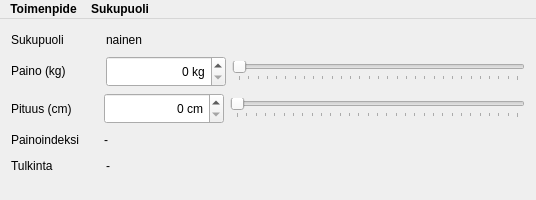
<?xml version="1.0" encoding="UTF-8"?>
<ui version="4.0">
 <class>Painoindeksilaskin</class>
 <widget class="QMainWindow" name="Painoindeksilaskin">
  <property name="geometry">
   <rect>
    <x>0</x>
    <y>0</y>
    <width>536</width>
    <height>200</height>
   </rect>
  </property>
  <property name="sizePolicy">
   <sizepolicy hsizetype="Preferred" vsizetype="Preferred">
    <horstretch>0</horstretch>
    <verstretch>0</verstretch>
   </sizepolicy>
  </property>
  <property name="minimumSize">
   <size>
    <width>270</width>
    <height>198</height>
   </size>
  </property>
  <property name="windowTitle">
   <string>Painoindeksilaskin</string>
  </property>
  <widget class="QWidget" name="centralWidget">
   <property name="sizePolicy">
    <sizepolicy hsizetype="Preferred" vsizetype="Preferred">
     <horstretch>0</horstretch>
     <verstretch>0</verstretch>
    </sizepolicy>
   </property>
   <property name="minimumSize">
    <size>
     <width>0</width>
     <height>0</height>
    </size>
   </property>
   <layout class="QFormLayout" name="formLayout">
    <item row="0" column="0">
     <layout class="QHBoxLayout" name="horizontalLayout_5">
      <item>
       <widget class="QLabel" name="label_sukupuoli_const">
        <property name="text">
         <string>Sukupuoli</string>
        </property>
       </widget>
      </item>
      <item>
       <spacer name="horizontalSpacer_5">
        <property name="orientation">
         <enum>Qt::Horizontal</enum>
        </property>
        <property name="sizeType">
         <enum>QSizePolicy::Fixed</enum>
        </property>
        <property name="sizeHint" stdset="0">
         <size>
          <width>36</width>
          <height>20</height>
         </size>
        </property>
       </spacer>
      </item>
      <item>
       <widget class="QLabel" name="label_sukupuoli">
        <property name="text">
         <string>nainen</string>
        </property>
       </widget>
      </item>
     </layout>
    </item>
    <item row="3" column="0">
     <layout class="QHBoxLayout" name="horizontalLayout_3">
      <item>
       <widget class="QLabel" name="label_painoindeksi_const">
        <property name="text">
         <string>Painoindeksi</string>
        </property>
       </widget>
      </item>
      <item>
       <spacer name="horizontalSpacer">
        <property name="orientation">
         <enum>Qt::Horizontal</enum>
        </property>
        <property name="sizeHint" stdset="0">
         <size>
          <width>19</width>
          <height>20</height>
         </size>
        </property>
       </spacer>
      </item>
      <item>
       <widget class="QLabel" name="label_painoindeksi">
        <property name="sizePolicy">
         <sizepolicy hsizetype="Preferred" vsizetype="Preferred">
          <horstretch>0</horstretch>
          <verstretch>0</verstretch>
         </sizepolicy>
        </property>
        <property name="text">
         <string>-</string>
        </property>
       </widget>
      </item>
     </layout>
    </item>
    <item row="4" column="0">
     <layout class="QHBoxLayout" name="horizontalLayout_4">
      <item>
       <widget class="QLabel" name="label_tulkinta_const">
        <property name="text">
         <string>Tulkinta</string>
        </property>
       </widget>
      </item>
      <item>
       <spacer name="horizontalSpacer_2">
        <property name="orientation">
         <enum>Qt::Horizontal</enum>
        </property>
        <property name="sizeHint" stdset="0">
         <size>
          <width>47</width>
          <height>20</height>
         </size>
        </property>
       </spacer>
      </item>
      <item>
       <widget class="QLabel" name="label_tulkinta">
        <property name="text">
         <string>-</string>
        </property>
       </widget>
      </item>
     </layout>
    </item>
    <item row="1" column="0" colspan="2">
     <layout class="QHBoxLayout" name="horizontalLayout">
      <item>
       <widget class="QLabel" name="label_paino">
        <property name="sizePolicy">
         <sizepolicy hsizetype="Fixed" vsizetype="Fixed">
          <horstretch>0</horstretch>
          <verstretch>0</verstretch>
         </sizepolicy>
        </property>
        <property name="text">
         <string>Paino (kg)</string>
        </property>
       </widget>
      </item>
      <item>
       <spacer name="horizontalSpacer_4">
        <property name="orientation">
         <enum>Qt::Horizontal</enum>
        </property>
        <property name="sizeType">
         <enum>QSizePolicy::Fixed</enum>
        </property>
        <property name="sizeHint" stdset="0">
         <size>
          <width>34</width>
          <height>20</height>
         </size>
        </property>
       </spacer>
      </item>
      <item>
       <widget class="QSpinBox" name="spinBox_paino">
        <property name="sizePolicy">
         <sizepolicy hsizetype="Fixed" vsizetype="Fixed">
          <horstretch>0</horstretch>
          <verstretch>0</verstretch>
         </sizepolicy>
        </property>
        <property name="minimumSize">
         <size>
          <width>120</width>
          <height>31</height>
         </size>
        </property>
        <property name="sizeIncrement">
         <size>
          <width>0</width>
          <height>0</height>
         </size>
        </property>
        <property name="alignment">
         <set>Qt::AlignRight|Qt::AlignTrailing|Qt::AlignVCenter</set>
        </property>
        <property name="suffix">
         <string> kg</string>
        </property>
        <property name="maximum">
         <number>300</number>
        </property>
       </widget>
      </item>
      <item>
       <widget class="QSlider" name="slider_paino">
        <property name="enabled">
         <bool>true</bool>
        </property>
        <property name="sizePolicy">
         <sizepolicy hsizetype="Expanding" vsizetype="Fixed">
          <horstretch>0</horstretch>
          <verstretch>0</verstretch>
         </sizepolicy>
        </property>
        <property name="layoutDirection">
         <enum>Qt::LeftToRight</enum>
        </property>
        <property name="autoFillBackground">
         <bool>true</bool>
        </property>
        <property name="maximum">
         <number>300</number>
        </property>
        <property name="pageStep">
         <number>10</number>
        </property>
        <property name="sliderPosition">
         <number>0</number>
        </property>
        <property name="orientation">
         <enum>Qt::Horizontal</enum>
        </property>
        <property name="invertedAppearance">
         <bool>false</bool>
        </property>
        <property name="invertedControls">
         <bool>false</bool>
        </property>
        <property name="tickPosition">
         <enum>QSlider::TicksBelow</enum>
        </property>
        <property name="tickInterval">
         <number>10</number>
        </property>
       </widget>
      </item>
     </layout>
    </item>
    <item row="2" column="0" colspan="2">
     <layout class="QHBoxLayout" name="horizontalLayout_2">
      <item>
       <widget class="QLabel" name="label_pituus">
        <property name="text">
         <string>Pituus (cm)</string>
        </property>
       </widget>
      </item>
      <item>
       <spacer name="horizontalSpacer_3">
        <property name="orientation">
         <enum>Qt::Horizontal</enum>
        </property>
        <property name="sizeType">
         <enum>QSizePolicy::Fixed</enum>
        </property>
        <property name="sizeHint" stdset="0">
         <size>
          <width>26</width>
          <height>20</height>
         </size>
        </property>
       </spacer>
      </item>
      <item>
       <widget class="QSpinBox" name="spinBox_pituus">
        <property name="minimumSize">
         <size>
          <width>120</width>
          <height>31</height>
         </size>
        </property>
        <property name="alignment">
         <set>Qt::AlignRight|Qt::AlignTrailing|Qt::AlignVCenter</set>
        </property>
        <property name="suffix">
         <string> cm</string>
        </property>
        <property name="maximum">
         <number>300</number>
        </property>
       </widget>
      </item>
      <item>
       <widget class="QSlider" name="slider_pituus">
        <property name="maximum">
         <number>300</number>
        </property>
        <property name="orientation">
         <enum>Qt::Horizontal</enum>
        </property>
        <property name="tickPosition">
         <enum>QSlider::TicksBelow</enum>
        </property>
        <property name="tickInterval">
         <number>10</number>
        </property>
       </widget>
      </item>
     </layout>
    </item>
   </layout>
  </widget>
  <widget class="QMenuBar" name="menuBar">
   <property name="geometry">
    <rect>
     <x>0</x>
     <y>0</y>
     <width>536</width>
     <height>26</height>
    </rect>
   </property>
   <property name="font">
    <font>
     <weight>75</weight>
     <bold>true</bold>
    </font>
   </property>
   <property name="nativeMenuBar">
    <bool>false</bool>
   </property>
   <widget class="QMenu" name="menuSukupuoli">
    <property name="enabled">
     <bool>true</bool>
    </property>
    <property name="focusPolicy">
     <enum>Qt::NoFocus</enum>
    </property>
    <property name="contextMenuPolicy">
     <enum>Qt::ActionsContextMenu</enum>
    </property>
    <property name="tearOffEnabled">
     <bool>false</bool>
    </property>
    <property name="title">
     <string>Sukupuoli</string>
    </property>
    <addaction name="action_nainen"/>
    <addaction name="action_mies"/>
   </widget>
   <widget class="QMenu" name="menuToimenpide">
    <property name="title">
     <string>Toimenpide</string>
    </property>
    <addaction name="action_alkutila"/>
    <addaction name="action_lopeta"/>
   </widget>
   <addaction name="menuToimenpide"/>
   <addaction name="menuSukupuoli"/>
  </widget>
  <action name="action_nainen">
   <property name="checkable">
    <bool>true</bool>
   </property>
   <property name="checked">
    <bool>true</bool>
   </property>
   <property name="enabled">
    <bool>true</bool>
   </property>
   <property name="text">
    <string>Nainen</string>
   </property>
   <property name="autoRepeat">
    <bool>false</bool>
   </property>
  </action>
  <action name="action_mies">
   <property name="checkable">
    <bool>true</bool>
   </property>
   <property name="checked">
    <bool>false</bool>
   </property>
   <property name="text">
    <string>Mies</string>
   </property>
  </action>
  <action name="action_alkutila">
   <property name="text">
    <string>Alkutila</string>
   </property>
  </action>
  <action name="action_lopeta">
   <property name="text">
    <string>Lopeta</string>
   </property>
  </action>
 </widget>
 <layoutdefault spacing="6" margin="11"/>
 <resources/>
 <connections>
  <connection>
   <sender>spinBox_paino</sender>
   <signal>valueChanged(int)</signal>
   <receiver>slider_paino</receiver>
   <slot>setValue(int)</slot>
   <hints>
    <hint type="sourcelabel">
     <x>188</x>
     <y>70</y>
    </hint>
    <hint type="destinationlabel">
     <x>374</x>
     <y>69</y>
    </hint>
   </hints>
  </connection>
  <connection>
   <sender>slider_paino</sender>
   <signal>valueChanged(int)</signal>
   <receiver>spinBox_paino</receiver>
   <slot>setValue(int)</slot>
   <hints>
    <hint type="sourcelabel">
     <x>279</x>
     <y>88</y>
    </hint>
    <hint type="destinationlabel">
     <x>216</x>
     <y>91</y>
    </hint>
   </hints>
  </connection>
  <connection>
   <sender>spinBox_pituus</sender>
   <signal>valueChanged(int)</signal>
   <receiver>slider_pituus</receiver>
   <slot>setValue(int)</slot>
   <hints>
    <hint type="sourcelabel">
     <x>217</x>
     <y>111</y>
    </hint>
    <hint type="destinationlabel">
     <x>273</x>
     <y>108</y>
    </hint>
   </hints>
  </connection>
  <connection>
   <sender>slider_pituus</sender>
   <signal>valueChanged(int)</signal>
   <receiver>spinBox_pituus</receiver>
   <slot>setValue(int)</slot>
   <hints>
    <hint type="sourcelabel">
     <x>284</x>
     <y>126</y>
    </hint>
    <hint type="destinationlabel">
     <x>223</x>
     <y>127</y>
    </hint>
   </hints>
  </connection>
 </connections>
</ui>
